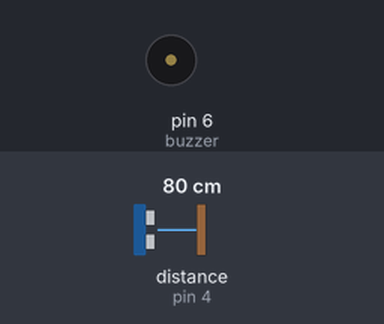
Recording of a sketch running on a simulated Arduino Uno, built with avr-gcc and run on an emulated ATmega328P. On the bench: buzzer (waves = sounding). Wiring (inferred from the names in the program): ultrasonic range finder: trigger pin 5; echo pin 4. The test bench sets the inputs (shaded band); at power-on: distance to the obstacle (sensor on pin 4) 80 cm. The echo pulse lasts 58.3 µs per cm.

Above: at 1.2 s.
1.3 s: distance to the obstacle (sensor on pin 4) set to 55 cm
2.8 s: distance to the obstacle (sensor on pin 4) set to 48 cm
At 3.11 s:
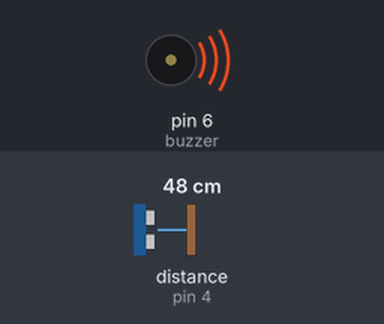
5.8 s: distance to the obstacle (sensor on pin 4) set to 60 cm
At 6.9 s:
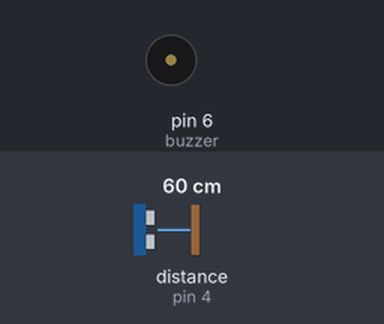
Timing chart, 0 to 8.8 s (numbered marks = the images above; inputs shaded):
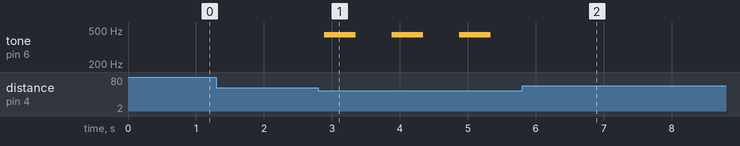

The sketch:

parksensoru.ino
```cpp
#define echo 4
#define trig 5
#define buzzer 6

int maxRange = 50;
int minRange = 0;


void setup() {
  pinMode(trig,OUTPUT);
  pinMode(echo,INPUT);
  pinMode(buzzer,OUTPUT);
  // git deneme dosya pull

}

void loop() {

  int olcum = mesafe(maxRange,minRange);
melodi(olcum*10);

}

int mesafe(int maxrange, int minrange)

{
long gecenzaman , yol;

  digitalWrite(trig,LOW);
  delayMicroseconds(2);
  digitalWrite(trig,HIGH);
  delayMicroseconds(10);
  digitalWrite(trig,LOW);

 gecenzaman = pulseIn(echo,HIGH);
 yol = gecenzaman / 58.2;
 delay(50);


 if(yol >= maxrange || yol <=minrange)
 return 0;
 return yol;

}
int melodi(int rst)
{
  tone(buzzer,440);
  delay(rst);
  noTone(buzzer);
  delay(rst);
}
```

Measured:
- the behaviour switches between 51 and 50 cm on distance to the obstacle (sensor on pin 4) (found by bisection; images 0 and 1)
- after the input at 2.8 s, tone on pin 6 (buzzer): alternates 440 Hz for 0.47 s and silent for 0.52 s, starting after 0.08 s
- after the input at 5.8 s, tone on pin 6 (buzzer): stops changing and stays silent
